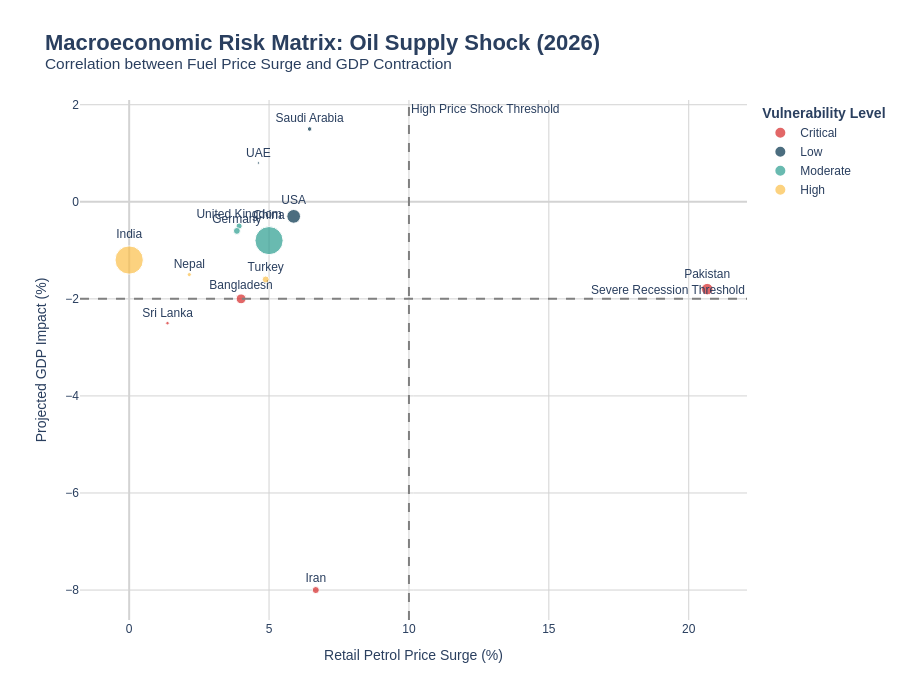

The notebook cell saved with this chart:
### Code cell
# ==========================================
# 4. High-Impact Visualization: Risk Matrix (Ready for LinkedIn Publication)
# ==========================================

# Define a custom color palette for risk levels
risk_colors = {
    'Critical': '#d62828',
    'Severe': '#f77f00',
    'High': '#fcbf49',
    'Moderate': '#2a9d8f',
    'Low': '#003049',
    'Extreme': '#000000'
}

fig = px.scatter(
    df_master,
    x='pct_increase',
    y='gdp_impact_pct',
    size='population_m', # Bubble size represents population
    color='vulnerability',
    text='country', # <-- NUEVO: Agrega el nombre del país como etiqueta
    hover_name='country',
    hover_data={'pct_increase': ':.2f', 'gdp_impact_pct': ':.2f', 'inflation_risk': True, 'population_m': False, 'country': False},
    color_discrete_map=risk_colors,
    title='<b>Macroeconomic Risk Matrix: Oil Supply Shock (2026)</b><br><sup>Correlation between Fuel Price Surge and GDP Contraction</sup>',
    labels={
        'pct_increase': 'Retail Petrol Price Surge (%)',
        'gdp_impact_pct': 'Projected GDP Impact (%)',
        'vulnerability': 'Vulnerability Level'
    },
    template='plotly_white',
    height=700
)

# Add quadrants/reference lines
fig.add_hline(y=-2.0, line_dash="dash", line_color="gray", annotation_text="Severe Recession Threshold")
fig.add_vline(x=10.0, line_dash="dash", line_color="gray", annotation_text="High Price Shock Threshold")

# NUEVO: Posiciona el texto de las etiquetas para que sea legible
fig.update_traces(textposition='top center')

# Professional layout adjustments
fig.update_layout(
    xaxis=dict(showgrid=True, gridcolor='lightgray', zeroline=True, zerolinewidth=2, zerolinecolor='lightgray'),
    yaxis=dict(showgrid=True, gridcolor='lightgray', zeroline=True, zerolinewidth=2, zerolinecolor='lightgray'),
    legend_title_text='<b>Vulnerability Level</b>',
    title_font=dict(size=22),
    font=dict(family="Arial, sans-serif", size=12) # Un poco más grande para que se lea bien en la imagen
)

fig.show()

### Figure 1 — Plotly figure (JSON) as saved in the notebook; plotly's stock layout.template omitted (floating-point values rounded to 4 significant figures)
{"data": [{"customdata": [["Very High", 240, "Pakistan"], ["Extreme", 90, "Iran"], ["Very High", 175, "Bangladesh"], ["Very High", 22, "Sri Lanka"]], "hovertemplate": "<b>%{hovertext}</b><br><br>Vulnerability Level=Critical<br>Retail Petrol Price Surge (%)=%{x:.2f}<br>Projected GDP Impact (%)=%{y:.2f}<br>inflation_risk=%{customdata[0]}<extra></extra>", "hovertext": ["Pakistan", "Iran", "Bangladesh", "Sri Lanka"], "legendgroup": "Critical", "marker": {"color": "#d62828", "size": [240, 90, 175, 22], "sizemode": "area", "sizeref": 3.6, "symbol": "circle"}, "mode": "markers+text", "name": "Critical", "orientation": "v", "showlegend": true, "text": ["Pakistan", "Iran", "Bangladesh", "Sri Lanka"], "textposition": "top center", "type": "scatter", "x": [20.66, 6.67, 4, 1.37], "xaxis": "x", "y": [-1.8, -8, -2, -2.5], "yaxis": "y"}, {"customdata": [["Low", 37, "Saudi Arabia"], ["Moderate", 340, "USA"], ["Low", 10, "UAE"]], "hovertemplate": "<b>%{hovertext}</b><br><br>Vulnerability Level=Low<br>Retail Petrol Price Surge (%)=%{x:.2f}<br>Projected GDP Impact (%)=%{y:.2f}<br>inflation_risk=%{customdata[0]}<extra></extra>", "hovertext": ["Saudi Arabia", "USA", "UAE"], "legendgroup": "Low", "marker": {"color": "#003049", "size": [37, 340, 10], "sizemode": "area", "sizeref": 3.6, "symbol": "circle"}, "mode": "markers+text", "name": "Low", "orientation": "v", "showlegend": true, "text": ["Saudi Arabia", "USA", "UAE"], "textposition": "top center", "type": "scatter", "x": [6.45, 5.88, 4.62], "xaxis": "x", "y": [1.5, -0.3, 0.8], "yaxis": "y"}, {"customdata": [["Moderate", 1425, "China"], ["Moderate", 68, "United Kingdom"], ["Moderate", 84, "Germany"]], "hovertemplate": "<b>%{hovertext}</b><br><br>Vulnerability Level=Moderate<br>Retail Petrol Price Surge (%)=%{x:.2f}<br>Projected GDP Impact (%)=%{y:.2f}<br>inflation_risk=%{customdata[0]}<extra></extra>", "hovertext": ["China", "United Kingdom", "Germany"], "legendgroup": "Moderate", "marker": {"color": "#2a9d8f", "size": [1425, 68, 84], "sizemode": "area", "sizeref": 3.6, "symbol": "circle"}, "mode": "markers+text", "name": "Moderate", "orientation": "v", "showlegend": true, "text": ["China", "United Kingdom", "Germany"], "textposition": "top center", "type": "scatter", "x": [5, 3.93, 3.85], "xaxis": "x", "y": [-0.8, -0.5, -0.6], "yaxis": "y"}, {"customdata": [["Very High", 86, "Turkey"], ["High", 30, "Nepal"], ["High", 1440, "India"]], "hovertemplate": "<b>%{hovertext}</b><br><br>Vulnerability Level=High<br>Retail Petrol Price Surge (%)=%{x:.2f}<br>Projected GDP Impact (%)=%{y:.2f}<br>inflation_risk=%{customdata[0]}<extra></extra>", "hovertext": ["Turkey", "Nepal", "India"], "legendgroup": "High", "marker": {"color": "#fcbf49", "size": [86, 30, 1440], "sizemode": "area", "sizeref": 3.6, "symbol": "circle"}, "mode": "markers+text", "name": "High", "orientation": "v", "showlegend": true, "text": ["Turkey", "Nepal", "India"], "textposition": "top center", "type": "scatter", "x": [4.88, 2.15, 0], "xaxis": "x", "y": [-1.6, -1.5, -1.2], "yaxis": "y"}], "layout": {"annotations": [{"showarrow": false, "text": "Severe Recession Threshold", "x": 1, "xanchor": "right", "xref": "x domain", "y": -2, "yanchor": "bottom", "yref": "y"}, {"showarrow": false, "text": "High Price Shock Threshold", "x": 10, "xanchor": "left", "xref": "x", "y": 1, "yanchor": "top", "yref": "y domain"}], "font": {"family": "Arial, sans-serif", "size": 12}, "height": 700, "legend": {"itemsizing": "constant", "title": {"text": "<b>Vulnerability Level</b>"}, "tracegroupgap": 0}, "shapes": [{"line": {"color": "gray", "dash": "dash"}, "type": "line", "x0": 0, "x1": 1, "xref": "x domain", "y0": -2, "y1": -2, "yref": "y"}, {"line": {"color": "gray", "dash": "dash"}, "type": "line", "x0": 10, "x1": 10, "xref": "x", "y0": 0, "y1": 1, "yref": "y domain"}], "title": {"font": {"size": 22}, "text": "<b>Macroeconomic Risk Matrix: Oil Supply Shock (2026)</b><br><sup>Correlation between Fuel Price Surge and GDP Contraction</sup>"}, "xaxis": {"anchor": "y", "domain": [0, 1], "gridcolor": "lightgray", "showgrid": true, "title": {"text": "Retail Petrol Price Surge (%)"}, "zeroline": true, "zerolinecolor": "lightgray", "zerolinewidth": 2}, "yaxis": {"anchor": "x", "domain": [0, 1], "gridcolor": "lightgray", "showgrid": true, "title": {"text": "Projected GDP Impact (%)"}, "zeroline": true, "zerolinecolor": "lightgray", "zerolinewidth": 2}}}
